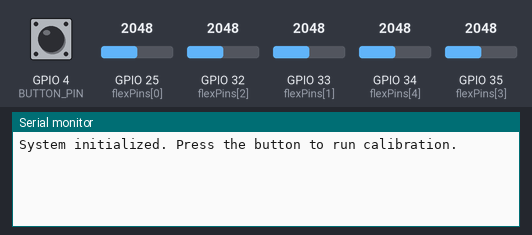
Recording of a sketch running on a simulated ESP32. Parts: the last lines printed to the serial monitor. Inputs (shaded band) come from the test bench; at power-on: GPIO 4 (BUTTON_PIN) HIGH, GPIO 25 (flexPins[0]) = 2048, GPIO 32 (flexPins[2]) = 2048, GPIO 33 (flexPins[1]) = 2048, GPIO 34 (flexPins[4]) = 2048, GPIO 35 (flexPins[3]) = 2048.

Above: at 1.2 s.
1.3 s: GPIO 4 (BUTTON_PIN) pulled LOW for 0.15 s
At 2.6 s:
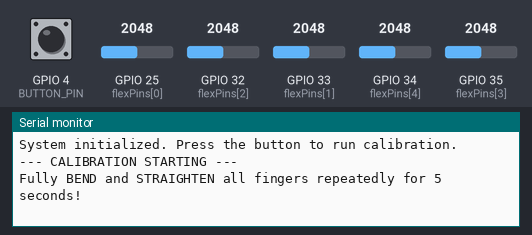
2.9 s: GPIO 25 (flexPins[0]) set to 2866
5.9 s: GPIO 32 (flexPins[2]) set to 2866
At 6.9 s:
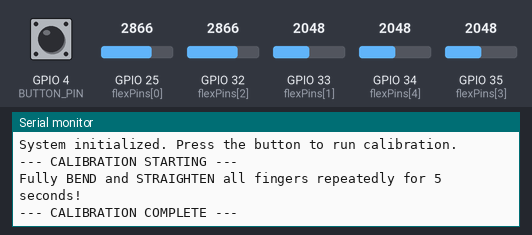
8.4 s: GPIO 25 (flexPins[0]) set to 1960
At 9.1 s:
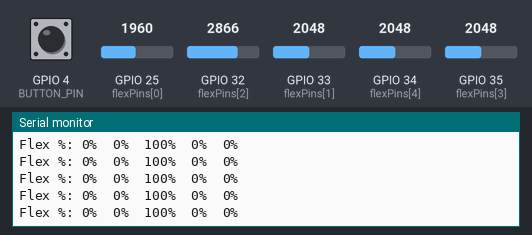
9.9 s: GPIO 25 (flexPins[0]) set to 3972
At 10.7 s:
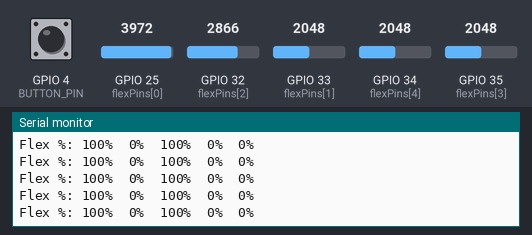
12.9 s: GPIO 32 (flexPins[2]) set to 1960
At 13.4 s:
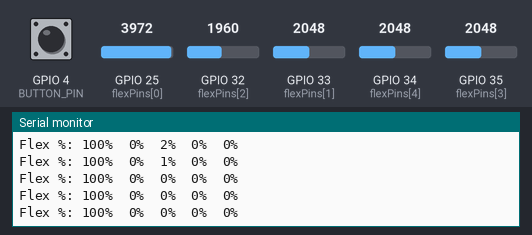
Timing chart, 0 to 15.4 s (numbered marks = the images above; inputs shaded):
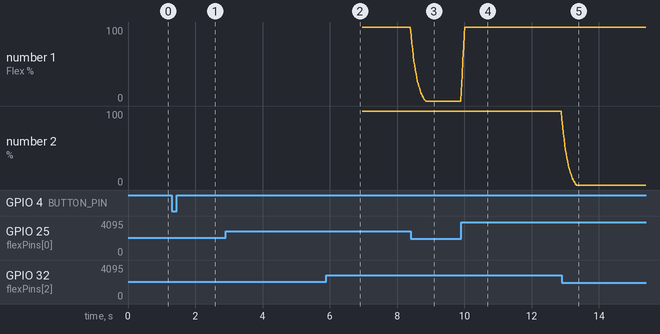

The sketch:

flex_test.ino
```cpp
// 1. Hardware Pins
const int numFingers = 5;
const int flexPins[numFingers] = {25, 33, 32, 35, 34};const int BUTTON_PIN = 4;

// 2. Data Arrays
int minVals[numFingers];
int maxVals[numFingers];
float smoothedVals[numFingers];

// 3. System States & Configuration
bool isCalibrated = false;
const float filterWeight = 0.10;

void setup() {
  Serial.begin(115200);

  // Configure the button pin with an internal pull-up
  pinMode(BUTTON_PIN, INPUT_PULLUP);

  // Configure flex pins
  for (int i = 0; i < numFingers; i++) {
    pinMode(flexPins[i], INPUT);
  }

  Serial.println("System initialized. Press the button to run calibration.");
}

void loop() {
  // Check if the button is pressed (pin goes LOW)
  if (digitalRead(BUTTON_PIN) == LOW) {
    // Hardware debounce delay
    delay(50);

    // Wait until the button is fully released to prevent infinite looping
    while (digitalRead(BUTTON_PIN) == LOW) {
      delay(10);
    }

    // Trigger the calibration routine
    runCalibration();
    isCalibrated = true;
  }

  // Execution branching based on calibration state
  if (isCalibrated) {
    readSensors();
  } else {
    // Non-blocking prompt printed every 2 seconds while waiting for the initial calibration
    static unsigned long lastPrompt = 0;
    if (millis() - lastPrompt > 2000) {
      Serial.println("Awaiting initial calibration... Press the button to start.");
      lastPrompt = millis();
    }
    delay(10);
  }
}

// --- CALIBRATION LOGIC ---
void runCalibration() {
  Serial.println("\n--- CALIBRATION STARTING ---");
  Serial.println("Fully BEND and STRAIGHTEN all fingers repeatedly for 5 seconds!");

  // Reset limits to baseline values for a fresh run
  for (int i = 0; i < numFingers; i++) {
    minVals[i] = 4095;
    maxVals[i] = 0;
    smoothedVals[i] = analogRead(flexPins[i]); // Pre-seed filter to current position
  }

  unsigned long startTime = millis();

  // Execute loop for 5000 milliseconds
  while (millis() - startTime < 5000) {
    for (int i = 0; i < numFingers; i++) {
      int rawRead = analogRead(flexPins[i]);

      // Filter raw input data before evaluation
      smoothedVals[i] = (rawRead * filterWeight) + (smoothedVals[i] * (1.0 - filterWeight));

      // Capture boundaries based on filtered data
      if (smoothedVals[i] < minVals[i]) minVals[i] = smoothedVals[i];
      if (smoothedVals[i] > maxVals[i]) maxVals[i] = smoothedVals[i];
    }
    delay(10); // Maintain fixed sampling interval
  }

  Serial.println("--- CALIBRATION COMPLETE ---\n");
  delay(500); // Brief operational pause
}

// --- MAIN SENSOR LOGIC ---
void readSensors() {
  Serial.print("Flex %: ");

  for (int i = 0; i < numFingers; i++) {
    int raw = analogRead(flexPins[i]);

    // Continuous filtering during normal operation
    smoothedVals[i] = (raw * filterWeight) + (smoothedVals[i] * (1.0 - filterWeight));

    // Map filtered range to target 0-100 percentage scale
    int flexPercent = map(smoothedVals[i], minVals[i], maxVals[i], 0, 100);
    flexPercent = constrain(flexPercent, 0, 100);

    Serial.print(flexPercent);
    Serial.print("%\t");
  }

  Serial.println();
  delay(20); // Execution rate limiting (~50 Hz output)
}
```

Measured:
- after the input at 1.3 s, the serial monitor: prints a new line after 0.16 s (image 1)
- after the input at 8.4 s, the serial monitor: prints a new line at once (image 3)
- after the input at 9.9 s, the serial monitor: prints a new line at once (image 4)
- after the input at 12.9 s, the serial monitor: prints a new line at once (image 5)
